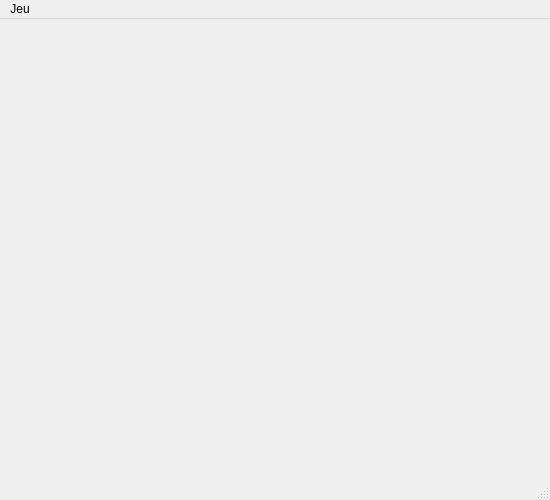
<?xml version="1.0" encoding="UTF-8"?>
<ui version="4.0">
 <class>QTCyberSerpentClass</class>
 <widget class="QMainWindow" name="QTCyberSerpentClass">
  <property name="geometry">
   <rect>
    <x>0</x>
    <y>0</y>
    <width>550</width>
    <height>500</height>
   </rect>
  </property>
  <property name="windowTitle">
   <string>QTCyberSerpent</string>
  </property>
  <widget class="QWidget" name="centralWidget"/>
  <widget class="QMenuBar" name="menuBar">
   <property name="geometry">
    <rect>
     <x>0</x>
     <y>0</y>
     <width>550</width>
     <height>21</height>
    </rect>
   </property>
   <widget class="QMenu" name="menuMain">
    <property name="title">
     <string>Jeu</string>
    </property>
    <addaction name="actionCommencerPartie"/>
    <addaction name="actionOptions"/>
    <addaction name="actionQuitter"/>
   </widget>
   <addaction name="menuMain"/>
  </widget>
  <widget class="QStatusBar" name="statusBar"/>
  <action name="actionCommencerPartie">
   <property name="text">
    <string>Commencer la partie</string>
   </property>
  </action>
  <action name="actionOptions">
   <property name="text">
    <string>Options</string>
   </property>
  </action>
  <action name="actionQuitter">
   <property name="text">
    <string>Quitter</string>
   </property>
  </action>
 </widget>
 <layoutdefault spacing="6" margin="11"/>
 <resources>
  <include location="qtcyberserpent.qrc"/>
 </resources>
 <connections/>
</ui>
